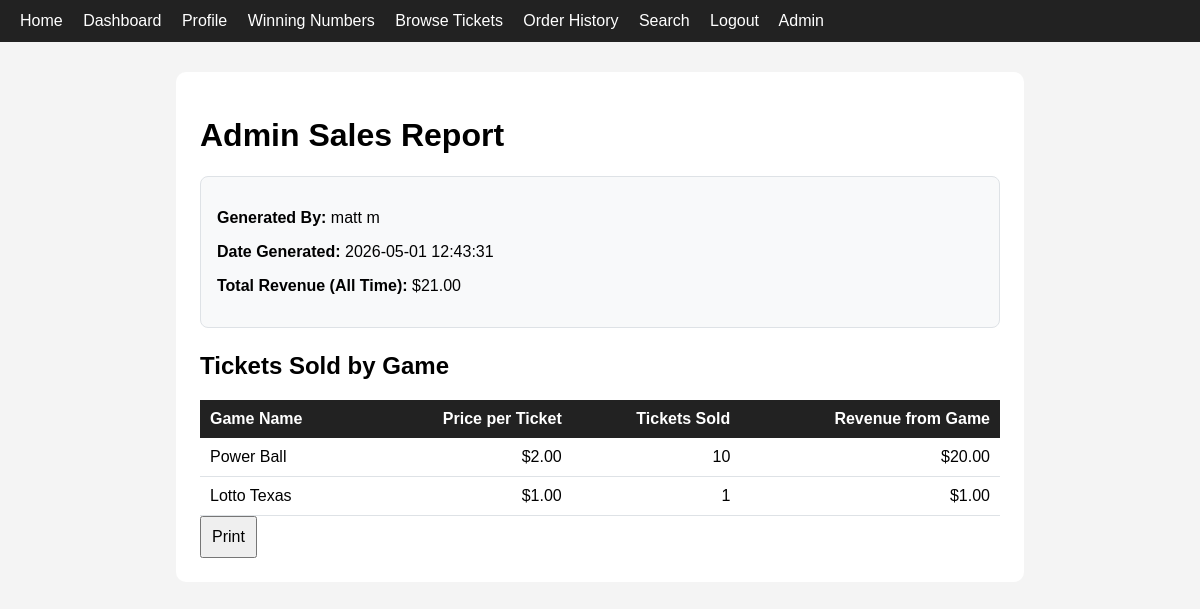
The page /admin/report (signed in) on the database its author committed.
### tables this page shows
CREATE TABLE reports (
    id INTEGER PRIMARY KEY AUTOINCREMENT,
    generated_by TEXT NOT NULL,
    generated_at TEXT NOT NULL,
    total_revenue REAL NOT NULL,
    report_data TEXT NOT NULL
);

### app.py (the view)
@app.route("/admin/report")
@login_required
@admin_required
def view_report():
    db = get_db()
    report = db.execute(
        "SELECT * FROM reports ORDER BY id DESC LIMIT 1"
    ).fetchone()
    if report is None:
        return render_template("report.html", report=None)
    sales_data = json.loads(report["report_data"])
    return render_template("report.html", report=report, sales_data=sales_data)

### app.py (called while the page is built)
def get_db():
    if "db" not in g:
        g.db = sqlite3.connect(DATABASE)
        g.db.row_factory = sqlite3.Row
    return g.db

def login_required(view):
    @wraps(view)
    def wrapped_view(*args, **kwargs):
        if "user_id" not in session:
            flash("Please log in first.")
            return redirect(url_for("login"))
        return view(*args, **kwargs)
    return wrapped_view

def admin_required(view):
    @wraps(view)
    def wrapped_view(*args, **kwargs):
        if session.get("role") != "admin":
            flash("Admin access required.")
            return redirect(url_for("dashboard"))
        return view(*args, **kwargs)
    return wrapped_view

### templates/report.html (shortened to what this page needs)
{% extends "base.html" %}
{% block content %}
<h1>Admin Sales Report</h1>
{% if report is none %}
    <p>No report has been generated yet.</p>
    <form method="POST" action="{{ url_for('generate_report') }}">
        <button type="submit">Generate First Report</button>
    </form>
{% else %}
    <div style="background: #f8f9fa; border: 1px solid #dee2e6; border-radius: 8px; padding: 16px; margin-bottom: 24px;">
        <p><strong>Generated By:</strong> {{ report.generated_by }}</p>
        <p><strong>Date Generated:</strong> {{ report.generated_at }}</p>
        <p><strong>Total Revenue (All Time):</strong> ${{ "%.2f"|format(report.total_revenue) }}</p>
    </div>
    <h2>Tickets Sold by Game</h2>
    <table style="width: 100%; border-collapse: collapse;">
        <thead>
            <tr style="background: #222; color: white;">
                <th style="padding: 10px; text-align: left;">Game Name</th>
                <th style="padding: 10px; text-align: right;">Price per Ticket</th>
                <th style="padding: 10px; text-align: right;">Tickets Sold</th>
                <th style="padding: 10px; text-align: right;">Revenue from Game</th>
            </tr>
        </thead>
        <tbody>
            {% for row in sales_data %}
            <tr style="border-bottom: 1px solid #dee2e6;">
                <td style="padding: 10px;">{{ row.game_name }}</td>
                <td style="padding: 10px; text-align: right;">${{ "%.2f"|format(row.price) }}</td>
                <td style="padding: 10px; text-align: right;">{{ row.tickets_sold }}</td>
                <td style="padding: 10px; text-align: right;">${{ "%.2f"|format(row.game_revenue) }}</td>
            </tr>
            {% else %}
            <tr>
                <td colspan="4" style="padding: 10px; text-align: center;">No ticket sales recorded.</td>
            </tr>
            {% endfor %}
        </tbody>
    </table>
    <button onclick="window.print()">Print</button>
{% endif %}
{% endblock %}

### static/style.css (style rules this page uses)
body { font-family: Arial, sans-serif; margin: 0; background: #f4f4f4; }
input, button { padding: 10px; font-size: 16px; }
button { cursor: pointer; }

### rows shown on the page
reports: generated_by "matt m", generated_at "2026-05-01 12:43:31", total_revenue "21.00"

### other values the page prints
{{ row.game_name }} "Power Ball" "Lotto Texas"
{{ "%.2f"|format(row.price) }} "2.00" "1.00"
{{ row.tickets_sold }} "10" "1"
{{ "%.2f"|format(row.game_revenue) }} "20.00" "1.00"
